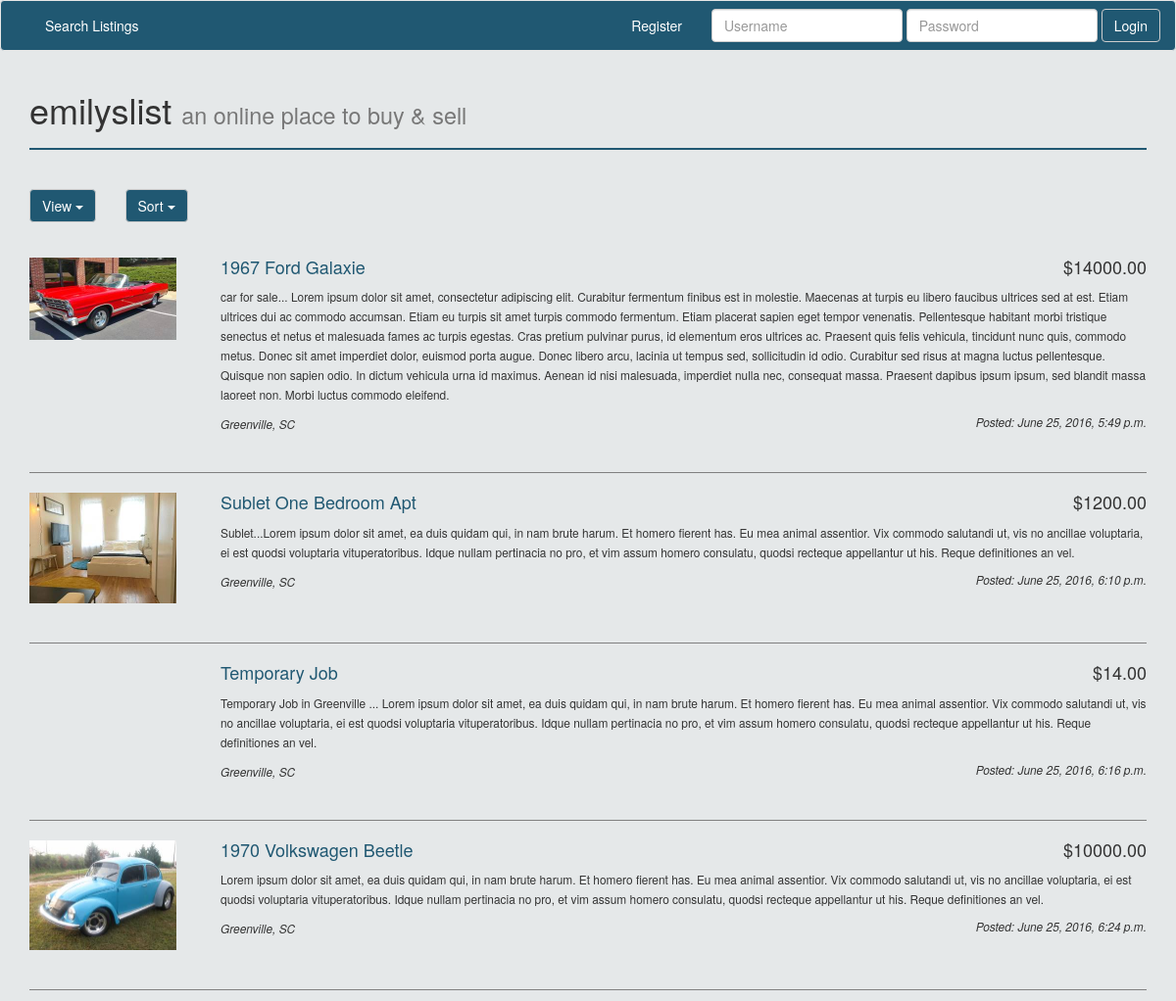
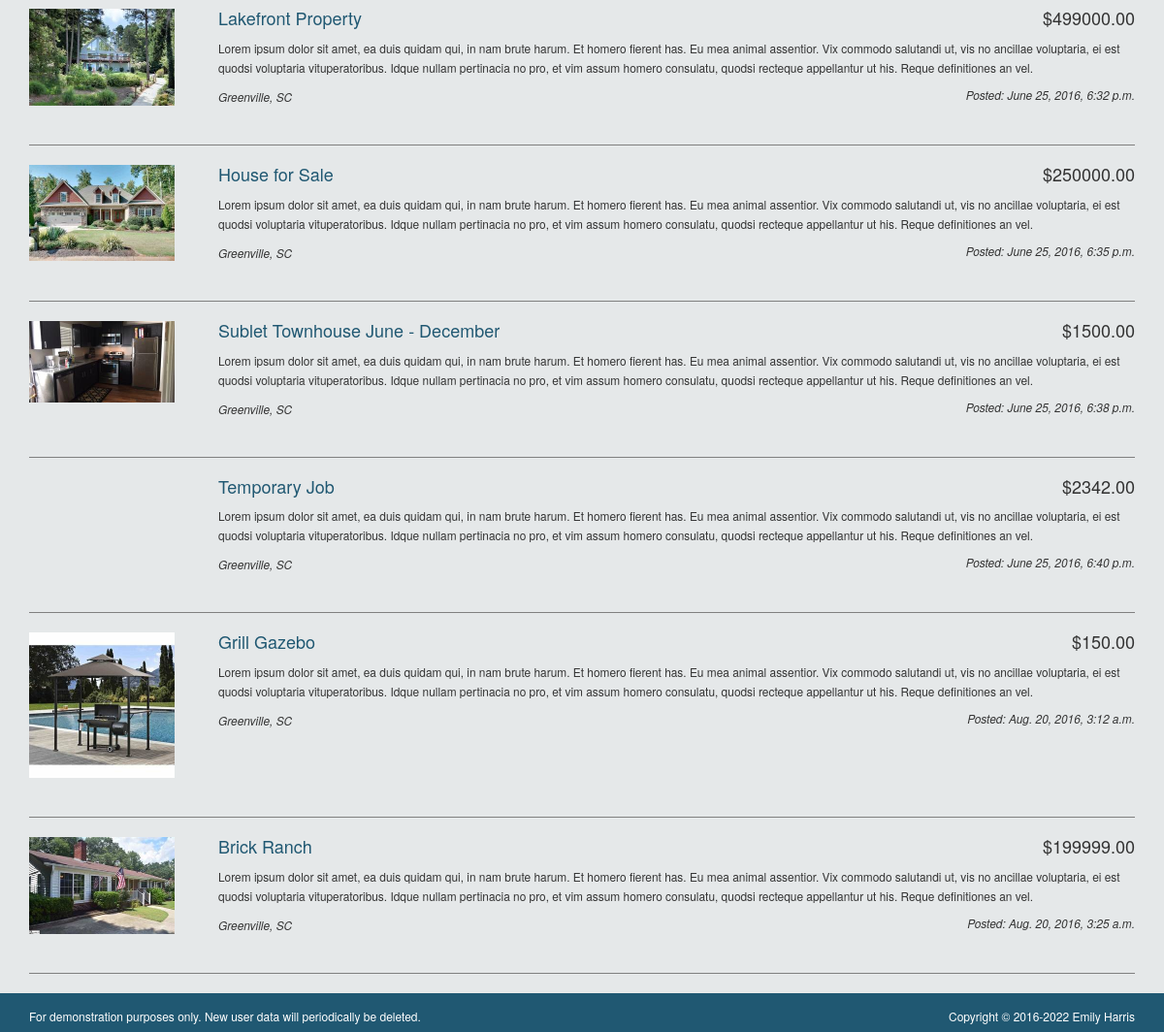
/city_list/1/thumbnail/, run on the app's committed database (2 pictures, top to bottom).
### classifieds/models.py (models this page shows)
class Listing(models.Model):
    user = models.ForeignKey('auth.User', on_delete=models.PROTECT)
    title = models.CharField(max_length=50)
    price = models.DecimalField(decimal_places=2, max_digits=15)
    location = models.ForeignKey(Region, on_delete=models.PROTECT)
    created = models.DateTimeField(auto_now_add=True)
    body = models.TextField()
    photo = models.ImageField(upload_to="item_photos", null=True, blank=True)
    category=models.ForeignKey(Category, on_delete=models.PROTECT)
    @property
    def photo_url(self):
        if self.photo:
            return self.photo.url
        return "http://www.clker.com/cliparts/f/Z/G/4/h/Q/no-image-available-md.png"

class Region(models.Model):
    location = models.CharField(max_length=50)
    def __str__(self):
        return self.location

### classifieds/views.py (the view)
# urls.py: url(r'^city_list/(?P<pk>\w+)/thumbnail/$', CityListThumbnailView.as_view(), name='city_list_thumbnail_view'),
class CityListThumbnailView(ListView):
    model = Listing
    template_name = 'classifieds/city_list_thumbnail.html'
    def get_queryset(self, **kwargs):
        city_id = self.kwargs.get('pk')
        sort = self.request.GET.get('sort')
        if sort:
            return Listing.objects.filter(location=city_id).order_by(sort)
        else:
            return Listing.objects.filter(location=city_id)
    def get_context_data(self, **kwargs):
        context = super().get_context_data(**kwargs)
        context['city_id'] = self.kwargs.get('pk')
        return context

### templates/classifieds/city_list_thumbnail.html (shortened to what this page needs)
{% extends "base.html" %}
{% block content %}
<div class="row">
  <div class="col-sm-1 dropdown-button">
    <div class="dropdown">
      <button class="btn btn-default dropdown-toggle" type="button" id="dropdownMenu1" data-toggle="dropdown" aria-haspopup="true" aria-expanded="true">
        View
        <span class="caret"></span>
      </button>
    </div>
    <br><br>
  </div>
  <div class="col-sm-1 dropdown-button">
    <div class="dropdown">
      <button class="btn btn-default dropdown-toggle" type="button" id="dropdownMenu1" data-toggle="dropdown" aria-haspopup="true" aria-expanded="true">
        Sort
        <span class="caret"></span>
      </button>
    </div>
    <br><br>
  </div>
</div>
<br>
  {% for object in object_list %}
  <div class="row">
    <div class="col-sm-2">
      <div class="thumbnail-image">
        <a href="{% url 'listing_detail_view' object.pk %}">
          <img class="thumbnail-image" src="{{object.photo_url}}" alt="">
        </a>
      </div>
    </div>
    <div class="col-sm-10">
      <div class="row">
        <div class="col-sm-10">
          <a href="{% url 'listing_detail_view' object.pk %}"><h4 class="thumbnail-listing-name">{{object.title}}</h4></a>
        </div>
        <div class="col-sm-2">
          <h4 class='thumbnail-price'>${{object.price}}</h4>
        </div>
      </div>
      <div class="row">
        <div class="col-sm-12">
          <p><small>{{object.body}}</small></p>
        </div>
      </div>
        <div class="row">
          <div class="col-sm-6">
            <small><em>{{object.location}}</em></small>
          </div>
          <div class="col-sm-6">
            <small class='pull-right' ><em>Posted: {{object.created}}</em></small>
          </div>
        </div>
      </div>
    </div>
  <br><hr class='gray'>
{% endfor %}
{% endblock %}

### classifieds/static/classifieds/css/main.css (style rules this page uses)
html, body { height: 100%; }
body { background-color: #e5e8e9 }
.btn-default { color: white; background-color: #205872 }
a { color: #205872; }
.thumbnail-image { max-width: 150px; text-align: center; margin-right: 0px; }
.thumbnail-listing-name { margin-top: 0px; }
.thumbnail-price { text-align: right; margin-top: 0px; }
.dropdown-button { height: 50px; margin-top: 20px; }
.gray { border-color: gray; }

### data on the page
Listing: photo_url (picture), title "1967 Ford Galaxie", price "14000.00", body "car for sale... Lorem ipsum dolor sit amet, consectetur adipiscing elit. Curabitur fermentum finibus est in molestie. Maecenas at turpis eu libero faucibus ultrices sed at est. Etiam ultrices dui ac commodo accumsan. Etiam eu turpis sit amet turpis commodo fermentum. Etiam placerat sapien eget tempor venenatis. Pellentesque habitant morbi tristique senectus et netus et malesuada fames ac turpis egestas. Cras pretium pulvinar purus, id elementum eros ultrices ac. Praesent quis felis vehicula, tincidunt nunc quis, commodo metus. Donec sit amet imperdiet dolor, euismod porta augue. Donec libero arcu, lacinia ut tempus sed, sollicitudin id odio. Curabitur sed risus at magna luctus pellentesque.…", location "Greenville, SC", created "June 25, 2016, 5:49 p.m."
Listing: photo_url (picture), title "Sublet One Bedroom Apt", price "1200.00", body "Sublet...Lorem ipsum dolor sit amet, ea duis quidam qui, in nam brute harum. Et homero fierent has. Eu mea animal assentior. Vix commodo salutandi ut, vis no ancillae voluptaria, ei est quodsi voluptaria vituperatoribus. Idque nullam pertinacia no pro, et vim assum homero consulatu, quodsi recteque appellantur ut his. Reque definitiones an vel.", location "Greenville, SC", created "June 25, 2016, 6:10 p.m."
Listing: title "Temporary Job", price "14.00", body "Temporary Job in Greenville ... Lorem ipsum dolor sit amet, ea duis quidam qui, in nam brute harum. Et homero fierent has. Eu mea animal assentior. Vix commodo salutandi ut, vis no ancillae voluptaria, ei est quodsi voluptaria vituperatoribus. Idque nullam pertinacia no pro, et vim assum homero consulatu, quodsi recteque appellantur ut his. Reque definitiones an vel.", location "Greenville, SC", created "June 25, 2016, 6:16 p.m."
Listing: photo_url (picture), title "1970 Volkswagen Beetle", price "10000.00", body "Lorem ipsum dolor sit amet, ea duis quidam qui, in nam brute harum. Et homero fierent has. Eu mea animal assentior. Vix commodo salutandi ut, vis no ancillae voluptaria, ei est quodsi voluptaria vituperatoribus. Idque nullam pertinacia no pro, et vim assum homero consulatu, quodsi recteque appellantur ut his. Reque definitiones an vel.", location "Greenville, SC", created "June 25, 2016, 6:24 p.m."
Listing: photo_url (picture), title "Lakefront Property", price "499000.00", body "Lorem ipsum dolor sit amet, ea duis quidam qui, in nam brute harum. Et homero fierent has. Eu mea animal assentior. Vix commodo salutandi ut, vis no ancillae voluptaria, ei est quodsi voluptaria vituperatoribus. Idque nullam pertinacia no pro, et vim assum homero consulatu, quodsi recteque appellantur ut his. Reque definitiones an vel.", location "Greenville, SC", created "June 25, 2016, 6:32 p.m."
Listing: photo_url (picture), title "House for Sale", price "250000.00", body "Lorem ipsum dolor sit amet, ea duis quidam qui, in nam brute harum. Et homero fierent has. Eu mea animal assentior. Vix commodo salutandi ut, vis no ancillae voluptaria, ei est quodsi voluptaria vituperatoribus. Idque nullam pertinacia no pro, et vim assum homero consulatu, quodsi recteque appellantur ut his. Reque definitiones an vel.", location "Greenville, SC", created "June 25, 2016, 6:35 p.m."
Listing: photo_url (picture), title "Sublet Townhouse June - December", price "1500.00", body "Lorem ipsum dolor sit amet, ea duis quidam qui, in nam brute harum. Et homero fierent has. Eu mea animal assentior. Vix commodo salutandi ut, vis no ancillae voluptaria, ei est quodsi voluptaria vituperatoribus. Idque nullam pertinacia no pro, et vim assum homero consulatu, quodsi recteque appellantur ut his. Reque definitiones an vel.", location "Greenville, SC", created "June 25, 2016, 6:38 p.m."
Listing: title "Temporary Job", price "2342.00", body "Lorem ipsum dolor sit amet, ea duis quidam qui, in nam brute harum. Et homero fierent has. Eu mea animal assentior. Vix commodo salutandi ut, vis no ancillae voluptaria, ei est quodsi voluptaria vituperatoribus. Idque nullam pertinacia no pro, et vim assum homero consulatu, quodsi recteque appellantur ut his. Reque definitiones an vel.", location "Greenville, SC", created "June 25, 2016, 6:40 p.m."
Listing: photo_url (picture), title "Grill Gazebo", price "150.00", body "Lorem ipsum dolor sit amet, ea duis quidam qui, in nam brute harum. Et homero fierent has. Eu mea animal assentior. Vix commodo salutandi ut, vis no ancillae voluptaria, ei est quodsi voluptaria vituperatoribus. Idque nullam pertinacia no pro, et vim assum homero consulatu, quodsi recteque appellantur ut his. Reque definitiones an vel.", location "Greenville, SC", created "Aug. 20, 2016, 3:12 a.m."
Listing: photo_url (picture), title "Brick Ranch", price "199999.00", body "Lorem ipsum dolor sit amet, ea duis quidam qui, in nam brute harum. Et homero fierent has. Eu mea animal assentior. Vix commodo salutandi ut, vis no ancillae voluptaria, ei est quodsi voluptaria vituperatoribus. Idque nullam pertinacia no pro, et vim assum homero consulatu, quodsi recteque appellantur ut his. Reque definitiones an vel.", location "Greenville, SC", created "Aug. 20, 2016, 3:25 a.m."
